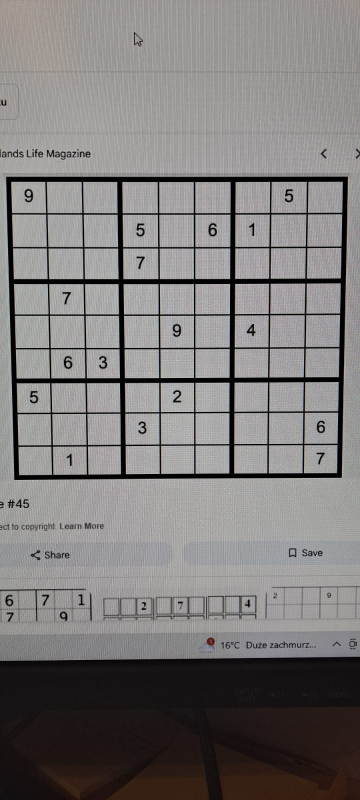
#> input picture dev_tools/data_utils/sudoku_digit_image_extractor/sudoku_images/sudoku_3.jpg, 720 x 1600 px (shown at 1/2 size); its folder holds only this picture in this run
$ python sudoku_digit_image_extractor.py
#> lines starting #> are read from the running program, lines starting #| are printed output that depends on the picture; after the words box and inside, x2 and y2 are one past the last pixel; in counts of white or black regions, pixels touching at a corner belong together
#> in process_images, original_image is the input picture: shape (1600, 720, 3); mean B, G, R 123.4, 124, 127.1
### modules/sudoku_image_pipeline/step_1_image_preprocessor.py
# modules/sudoku_image/step_1_image_preprocessor.py
import cv2
import imutils
import numpy as np
from typing import Optional
from modules.debug import ImageCollector


class ImagePreprocessor:
    """
    Preprocesses a Sudoku image for board detection and digit extraction.

    Steps:
    - Resize the image for consistent processing
    - Convert to grayscale
    - Apply Gaussian blur
    - Apply optional brightness normalization
    - Apply adaptive thresholding

    Attributes:
        original_image (np.ndarray): Resized original image (BGR).
        gray (Optional[np.ndarray]): Grayscale version of the image.
        thresholded (Optional[np.ndarray]): Thresholded (binary) version of the image.
        image_collector (ImageCollector): ImageCollector instance for storing images.
    """

    def __init__(self, image: np.ndarray, image_collector: ImageCollector):
        """
        Initialize with a BGR image and image collector (must always be provided).

        Args:
            image (np.ndarray): The input BGR image.
            image_collector (ImageCollector): ImageCollector object (used for storing images).
        """
        self.image_collector: ImageCollector = image_collector
        self.original_image: np.ndarray = imutils.resize(image, width=600)
        self.gray: Optional[np.ndarray] = None
        self.thresholded: Optional[np.ndarray] = None

        self.image_collector.add_image("Original_Image", self.original_image)

    def preprocess(self, normalize: bool = True) -> np.ndarray:
        """
        Perform grayscale conversion, optional brightness normalization,
        blurring, and adaptive thresholding.

        Args:
            normalize (bool): Whether to perform brightness normalization.

        Returns:
            np.ndarray: The thresholded binary image.
        """
#> called with normalize = True
        self.gray = cv2.cvtColor(self.original_image, cv2.COLOR_BGR2GRAY)
        blurred = cv2.GaussianBlur(self.gray, (7, 7), 3)

        # check if it's worth keeping normalize
        processed = blurred
        # [4 lines of commented-out code are left out]

        self.thresholded = cv2.adaptiveThreshold(
            processed, 255, cv2.ADAPTIVE_THRESH_GAUSSIAN_C, cv2.THRESH_BINARY, 11, 2
        )
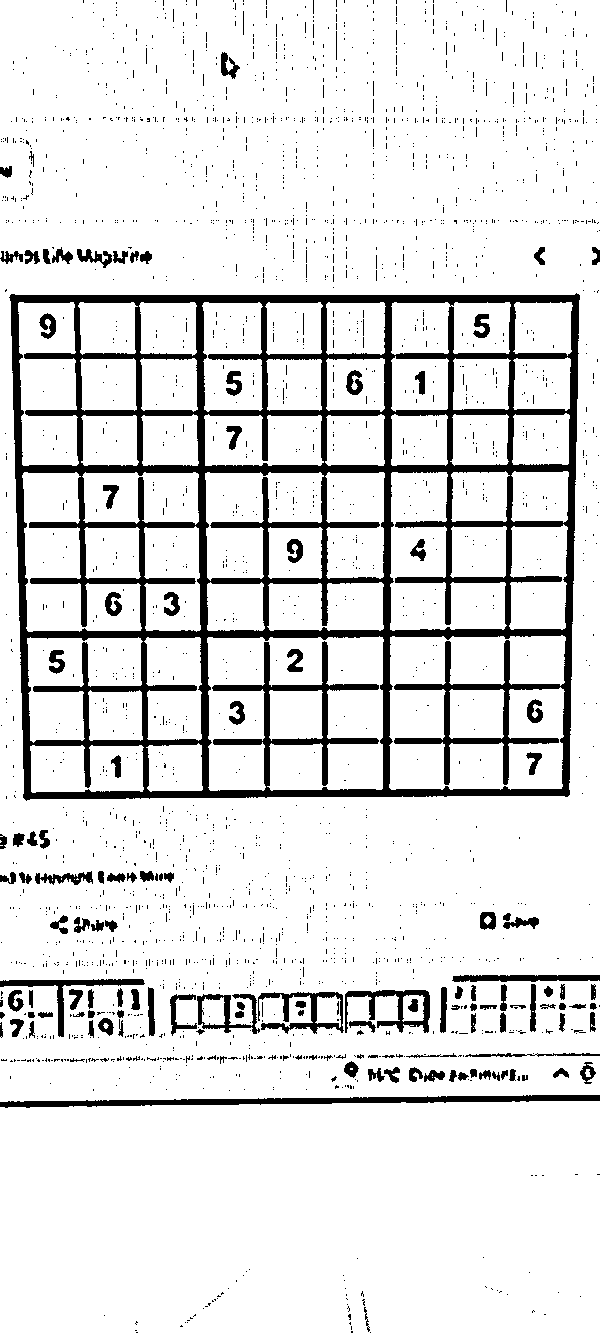
#> self.thresholded: shape (1333, 600); 88.4% white; 2485 black regions (2348 under 20 px)

        self.image_collector.add_image("Thresholded_Edges", self.thresholded)
        return self.thresholded

    def get_original(self) -> np.ndarray:
        """
        Get the resized original image.

        Returns:
            np.ndarray: The resized BGR image.
        """
        return self.original_image

    # [71 lines left out: functions get_gray, get_thresholded, normalize_brightness, needs_normalization, is_low_contrast, not called in this run]

### modules/sudoku_image_pipeline/step_2_board_detector.py
# modules/sudoku_image/step_2_board_detector.py
import cv2
import imutils
import numpy as np
import logging
from imutils.perspective import four_point_transform
from typing import Optional
from modules.debug import ImageCollector

# Create a logger for this module
logger = logging.getLogger(__name__)


class BoardDetector:
    def __init__(
        self,
        original_image: np.ndarray,
        thresholded: np.ndarray,
        image_collector: ImageCollector,
    ):
        self.original_image = original_image
        self.thresholded = thresholded
        self.image_collector = image_collector
        self.warped: Optional[np.ndarray] = None

    def detect(self) -> np.ndarray:
        try:
            corners = self._detect_contour_corners()
        except Exception as e:
            logger.info(f"[Primary Detection Failed] {e}")
            logger.info(f"[Falling back to grid-based detection method...]")
            corners = self.detect_fallback()

        self.warped = self.warp_board(corners, label="Warped_Sudoku_Board")
        return self.warped

    def warp_board(
        self, board_corners: np.ndarray, label: str = "Warped_Sudoku_Board"
    ) -> np.ndarray:
        gray = cv2.cvtColor(self.original_image, cv2.COLOR_BGR2GRAY)
        warped = four_point_transform(gray, board_corners)
        self.image_collector.add_image(label, warped)
        return warped

    def _detect_contour_corners(self) -> np.ndarray:
        contours = cv2.findContours(
            self.thresholded.copy(), cv2.RETR_TREE, cv2.CHAIN_APPROX_SIMPLE
        )
#> contours = 2597 contours, 2355 with area under 20; largest, box (x1, y1, x2, y2) and area: (0, 0, 600, 1102) 653755, (8, 292, 581, 802) 280849, (0, 1101, 600, 1333) 136609, (207, 636, 384, 791) 19639, (389, 635, 566, 790) 19566
        contours = imutils.grab_contours(contours)
        contours = sorted(contours, key=cv2.contourArea, reverse=True)

        height, width = self.original_image.shape[:2]
#> height = 1333; width = 600
        min_area = 0.25 * height * width
#> min_area = 199950
        largest_contours = [cnt for cnt in contours if cv2.contourArea(cnt) > min_area]
#> largest_contours = 2 contours; box (x1, y1, x2, y2) and area: (0, 0, 600, 1102) 653755, (8, 292, 581, 802) 280849

        if not largest_contours:
            raise Exception("No large enough Sudoku grid found.")

        smallest_contour = min(largest_contours, key=cv2.contourArea)
#> smallest_contour = contour of 188 points, box (x1, y1, x2, y2) (8, 292, 581, 802), area 280849
        peri = cv2.arcLength(smallest_contour, True)
#> peri = 2170.5
        approx = cv2.approxPolyDP(smallest_contour, 0.02 * peri, True)
#> approx = [[580, 295], [567, 797], [22, 797], [11, 293]]

        if len(approx) != 4:
            raise Exception("Detected contour is not quadrilateral.")

        outline_img = self.original_image.copy()
        cv2.drawContours(outline_img, [approx], -1, (0, 255, 0), 2)
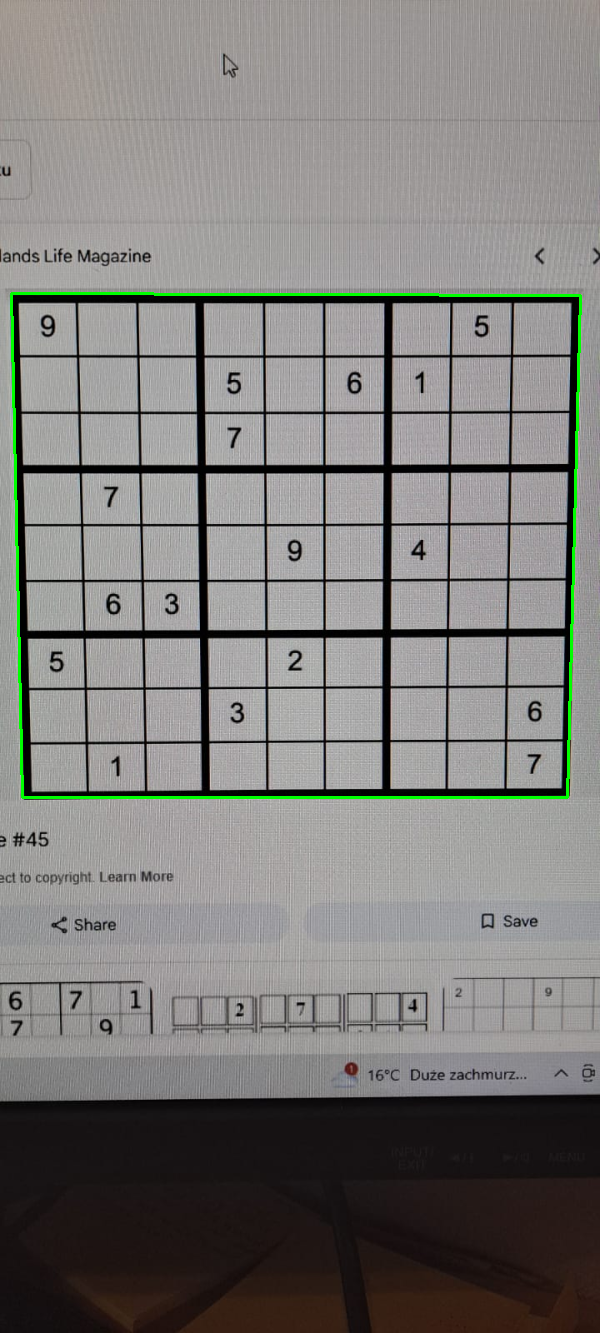
#> outline_img: shape (1333, 600, 3); mean B, G, R 122.8, 125.4, 126.5
        self.image_collector.add_image("Detected_Sudoku_Outline", outline_img)
#> in warp_board, `warped = four_point_transform(gray, board_corners)`:
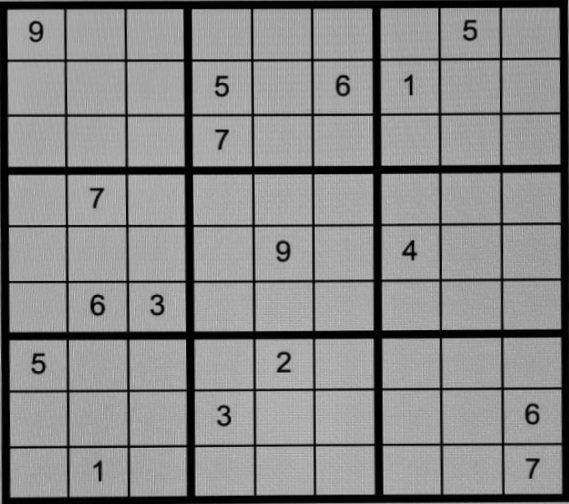
#> warped: shape (504, 569); min 0, max 200, mean 138.2

        return approx.reshape(4, 2).astype(np.float32)

    # [72 lines left out: functions is_valid_board, detect_fallback, not called in this run]

### modules/sudoku_image_pipeline/step_3_digit_extractor.py
# modules/sudoku_image/step_3_digit_extractor.py
import cv2
import numpy as np
import imutils
from skimage.segmentation import clear_border
from typing import Optional
from modules.debug import ImageCollector
from modules.utils.types import *


class DigitExtractor:
    """
    Extracts digits from a warped Sudoku board by detecting cells, segmenting digits,
    and collecting non-empty digits for further processing.

    Attributes:
        board (np.ndarray): The warped Sudoku board resized to (450, 450).
        image_collector (ImageCollector): An instance of ImageCollector for storing debug images.
    """

    def __init__(self, warped_board: np.ndarray, image_collector: ImageCollector):
        """
        Initializes the DigitExtractor with a warped Sudoku board and an image collector.

        Args:
            warped_board (np.ndarray): The input warped Sudoku board (grayscale).
            image_collector (ImageCollector): The image collector used to store images.
        """
        self.board: np.ndarray = cv2.resize(warped_board, (450, 450))
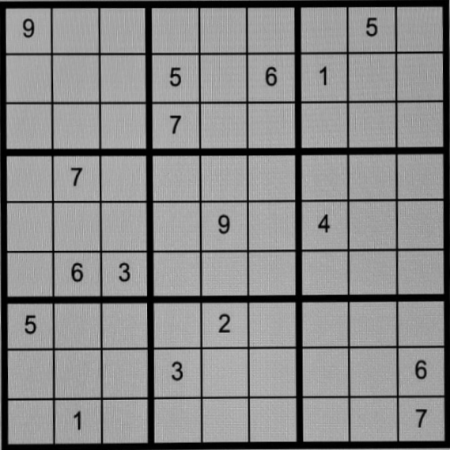
#> self.board: shape (450, 450); min 0, max 193, mean 138.1
        self.image_collector: ImageCollector = image_collector

    def split_into_cells(self, grid_size: int = 9) -> DigitGrid:
        """
        Splits the warped Sudoku board into smaller cells based on the grid size.

        Args:
            grid_size (int): The number of rows and columns in the Sudoku grid (default is 9).

        Returns:
            DigitGrid: A 9x9 grid where each element is a cell from the Sudoku grid.
        """
#> called with grid_size = 9
        rows = np.vsplit(self.board, grid_size)
#> rows = 9 items
        return [np.hsplit(row, grid_size) for row in rows]

    @staticmethod
    def extract_digit_image_from_cell(cell: np.ndarray) -> DigitImage:
        """
        Extracts a digit image from a given Sudoku cell by enhancing contrast,
        thresholding, clearing borders, filtering out edge-touching contours,
        and assuming all remaining contours are part of the digit.

        Args:
            cell (np.ndarray): The image of a single Sudoku cell.

        Returns:
            DigitImage: The extracted digit as a binary image, or None if no digit is found.
        """
        # Step 1: Enhance contrast with CLAHE
        clahe = cv2.createCLAHE(clipLimit=3.0, tileGridSize=(8, 8))
        clahe_enhanced = clahe.apply(cell)

        # Step 2: Reduce noise with Gaussian blur
        blurred = cv2.GaussianBlur(clahe_enhanced, (3, 3), 0)

        # Step 3: Threshold (invert so digit is white)
        thresh = cv2.threshold(
            blurred, 0, 255, cv2.THRESH_BINARY_INV | cv2.THRESH_OTSU
        )[1]

        # Step 4: Clear border artifacts
        cleared = clear_border(thresh)

        # Step 5: Find contours
        contours = cv2.findContours(
            cleared.copy(), cv2.RETR_EXTERNAL, cv2.CHAIN_APPROX_SIMPLE
        )
        contours = imutils.grab_contours(contours)

        if not contours:
            return None

        # Step 6: Filter out contours too close to edges
        h, w = cleared.shape
        margin = 3  # pixels
        valid_contours = []
        for contour in contours:
            x, y, cw, ch = cv2.boundingRect(contour)
            if (
                x <= margin
                or y <= margin
                or x + cw >= w - margin
                or y + ch >= h - margin
            ):
                continue  # Skip contour touching the edges
            valid_contours.append(contour)

        if not valid_contours:
            return None

        # Step 7: Create mask from valid contours
        mask = np.zeros(cleared.shape, dtype="uint8")
        cv2.drawContours(mask, valid_contours, -1, (255,), -1)

        # Step 8: Filter by percent filled
        percent_filled = cv2.countNonZero(mask) / float(w * h)
        if percent_filled < 0.01:
            return None

        # Step 9: Extract digit using mask
        digit_image = cv2.bitwise_and(cleared, cleared, mask=mask)
        return digit_image

    def extract_digit_images(self) -> DigitGrid:
        """
        Extracts all digit images from the Sudoku grid by processing each cell individually,
        resizing non-empty digit images to (32, 32), and collecting them for later use.

        Returns:
            DigitGrid: A 9x9 grid of digit images (or None for empty cells).
        """
        cells = (
            self.split_into_cells()
        )  # at this point digit image is faint but visible
#> cells = 9 items

        # Extract digit images and resize them to (32, 32)
        digit_images_grid: DigitGrid = []
        for row in cells:
            digit_image_row: DigitRow = []
            for cell in row:
                digit_image = self.extract_digit_image_from_cell(cell)
                if digit_image is not None:
                    digit_image = cv2.resize(
                        digit_image, (32, 32)
                    )  # Resize to 32x32 right here
                digit_image_row.append(digit_image)
            digit_images_grid.append(digit_image_row)
#> this loop made 9 passes
#> after the loop, digit_images_grid = 9 items

        # Visualize the digit images (already resized)
        self._visualize_digits(digit_images_grid)

        # Collect the resized digit images for later processing
        self.image_collector.collect_digit_cells(digit_images_grid)

        return digit_images_grid

    def _visualize_digits(self, digits: DigitGrid) -> None:
        """
        Constructs a visual representation of all extracted digit images by stitching them together
        into a single grid image, mimicking the Sudoku layout. The resulting image is added to the
        image collector for debugging purposes.

        Args:
            digits (DigitGrid): A 9x9 grid of extracted digit images, where each element is either
                                a (32x32) NumPy array or None for empty cells.
        """
        grid_image: Optional[np.ndarray] = None
        for row in digits:
            cells = [
                cell if cell is not None else np.zeros((32, 32), dtype="uint8")
                for cell in row
            ]
            row_img = np.concatenate(cells, axis=1)
            grid_image = (
                row_img
                if grid_image is None
                else np.concatenate([grid_image, row_img], axis=0)
            )
#> this loop made 9 passes
#> pass 1, in _visualize_digits, `row_img = np.concatenate(cells, axis=1)`:
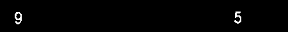
#> row_img: shape (32, 288); min 0, max 255, mean 2.5
#> after the loop:
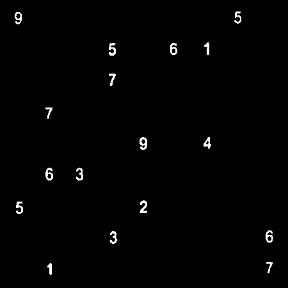
#> grid_image: shape (288, 288); min 0, max 255, mean 2.4
        self.image_collector.add_image("Extracted_Digits_Grid", grid_image)

### modules/debug.py
# modules/debug.py
import os
import cv2
import io
import numpy as np
from typing import Dict, List, Optional, Tuple
import logging


# Create a logger for this module
logger = logging.getLogger(__name__)


class ImageCollector:
    """
    Handles storing, displaying, and saving intermediate images during the Sudoku image processing pipeline.
    Useful for visualizing processing stages such as preprocessing, digit detection, and final output.
    """

    def __init__(self, output_dir: str = "debug_images") -> None:
        """
        Initializes the image collector, creating an output directory if it doesn't exist.

        Args:
            output_dir (str): Directory where debug images will be saved.
            logging_enabled (bool): Whether to print debug messages during collection.
        """
        self.output_dir: str = output_dir
        self.images: Dict[str, np.ndarray] = {}
        self.grid_image: Optional[np.ndarray] = None
        self.digit_cells: List[np.ndarray] = []

        if not os.path.exists(output_dir):
            os.makedirs(output_dir)

    def add_image(self, step_name: str, image: np.ndarray) -> None:
        """
        Store a debug image under a descriptive step name.

        Args:
            step_name (str): Descriptive name for the image.
            image (np.ndarray): Image to store.
        """
        self.images[step_name] = image

    # [109 lines left out: functions save_images, show_images, resize_images, display_images_in_grid, get_image_bytes, not called in this run]

    def collect_digit_cells(self, digits: List[List[Optional[np.ndarray]]]) -> None:
        """
        Collect all non-empty digit cell images (e.g., 32x32 grayscale) for training or inspection.

        Args:
            digits (List[List[Optional[np.ndarray]]]): 2D list of digit images or None.
        """
        for row in digits:
            for cell in row:
                if cell is not None:
                    if cell.shape != (32, 32):
                        logger.info(
                            f"[Warning] Invalid image shape: expected (32, 32), got {cell.shape}"
                        )
                    else:
                        self.digit_cells.append(cell.copy())
#> after the loop, self.digit_cells = 17 items

        if self.digit_cells:
            logger.info(f"Collected {len(self.digit_cells)} digit cell(s).")
        else:
            logger.info("No valid digit cells were collected.")

    def reset(self) -> None:
        """
        Clear all collected digit cells.
        """
        self.digit_cells.clear()
        self.images.clear()

### dev_tools/data_utils/sudoku_digit_image_extractor/sudoku_digit_image_extractor.py
import cv2
import os
import numpy as np
from typing import List

from modules.debug import ImageCollector
from modules.sudoku_image_pipeline.step_1_image_preprocessor import ImagePreprocessor
from modules.sudoku_image_pipeline.step_2_board_detector import BoardDetector
from modules.sudoku_image_pipeline.step_3_digit_extractor import DigitExtractor


class SudokuDigitImageExtractor:
    """
    Handles batch processing of Sudoku images from a folder, extracting individual digit images
    from each puzzle and saving them for later use (e.g., model training or analysis).
    """

    def __init__(self, input_folder: str, output_folder: str) -> None:
        """
        Initializes the extractor with input and output directories.

        Args:
            input_folder (str): Path to the folder containing Sudoku images to process.
            output_folder (str): Path to the folder where extracted digit images will be saved.
        """
        self.input_folder: str = input_folder
        self.output_folder: str = output_folder
        self.image_collector: ImageCollector = ImageCollector()

        os.makedirs(self.output_folder, exist_ok=True)

    def process_images(self) -> None:
        """
        Processes all valid Sudoku images in the input folder through a pipeline of:
        1. Preprocessing
        2. Board Detection
        3. Digit Extraction

        Extracted digits are saved as individual image files in the output folder.
        """
        for filename in os.listdir(self.input_folder):
            if filename.endswith((".jpg", ".png", ".jpeg")):
                print(f"Processing {filename}...")
                img_path: str = os.path.join(self.input_folder, filename)

                # Step 1: Image Preprocessing
                original_image: np.ndarray = cv2.imread(img_path)
                preprocessor = ImagePreprocessor(original_image, self.image_collector)
                thresholded: np.ndarray = preprocessor.preprocess()

                # Step 2: Board Detection
                board_detector = BoardDetector(
                    preprocessor.get_original(), thresholded, self.image_collector
                )
                warped_board: np.ndarray = board_detector.detect()

                # Step 3: Digit Extraction
                digit_extractor = DigitExtractor(warped_board, self.image_collector)
                _ = digit_extractor.extract_digit_images()

                # Cut sudoku image into 81 equal size cells and make a list out of non-empty cells:
                digit_images_list: List[np.ndarray] = self.image_collector.digit_cells

                # Save each digit image
                self.save_digit_images(digit_images_list, filename)

                # Optionally display debug images
                # self.image_collector.display_images_in_grid()

                # Clear stored images for next run
                self.image_collector.reset()

    def save_digit_images(self, digit_images: List[np.ndarray], filename: str) -> None:
        """
        Saves each digit image to the output folder with a unique name based on the original file.

        Args:
            digit_images (List[np.ndarray]): List of digit cell images (typically 32x32).
            filename (str): Original filename used as a base for naming saved digits.
        """
#> called with filename = 'sudoku_3.jpg'
        base_filename: str = os.path.splitext(filename)[0]

        for idx, cell in enumerate(digit_images):
            digit_filename: str = f"{base_filename}_{idx + 1}.png"
            output_path: str = os.path.join(self.output_folder, digit_filename)
            cv2.imwrite(output_path, cell)
#> this loop made 17 passes
#> pass 2, in save_digit_images, `cv2.imwrite(output_path, cell)`:
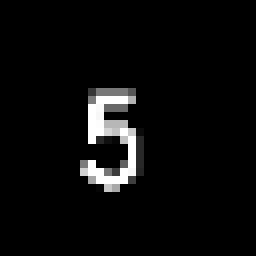
#> saved as sudoku_3_2.png: shape (32, 32) (shown 8 times larger); min 0, max 255, mean 10.7


if __name__ == "__main__":
    input_folder = "sudoku_images"
    output_folder = "extracted_digit_images"

    extractor = SudokuDigitImageExtractor(input_folder, output_folder)
    extractor.process_images()
